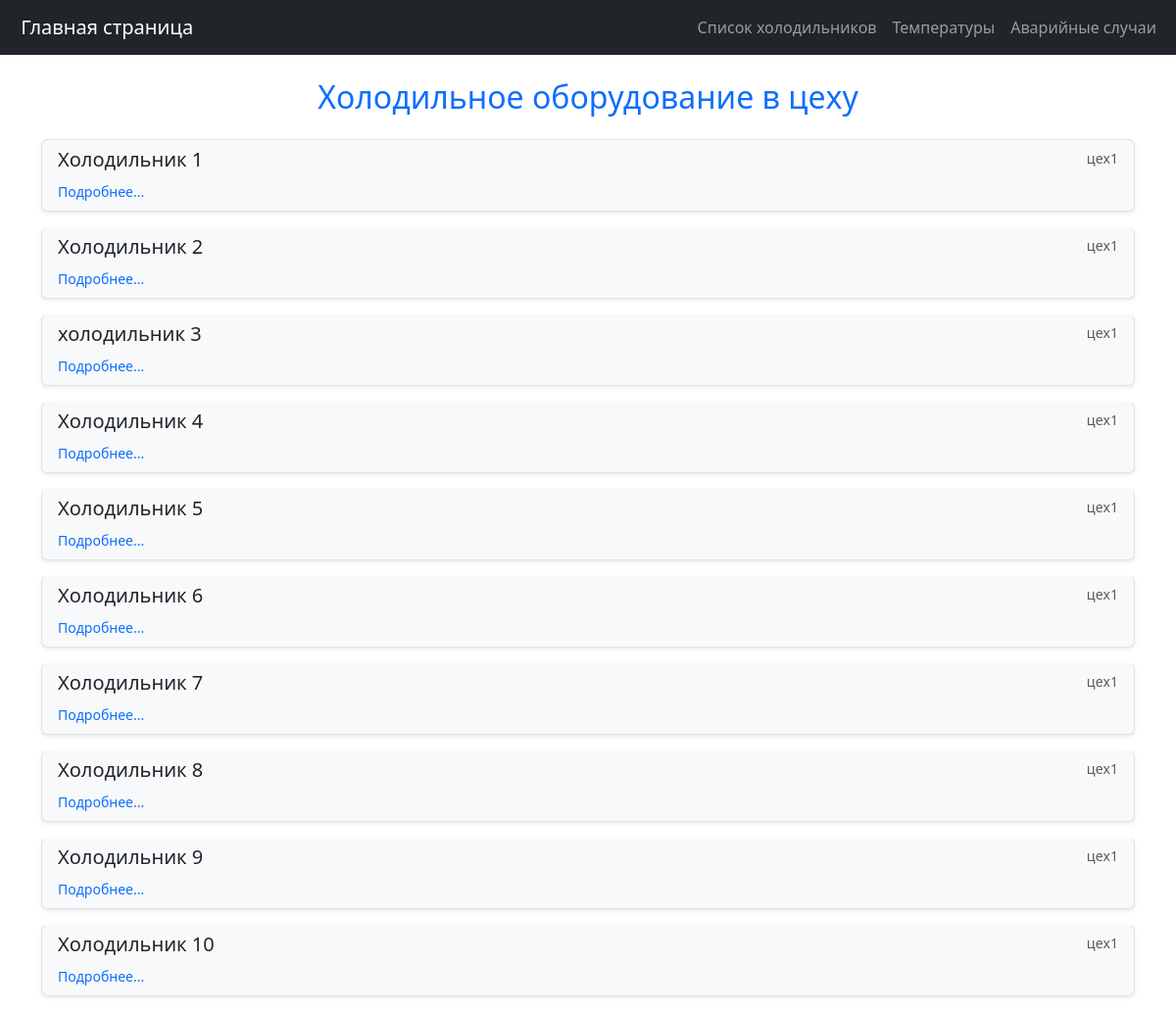
The app's page /, older data.
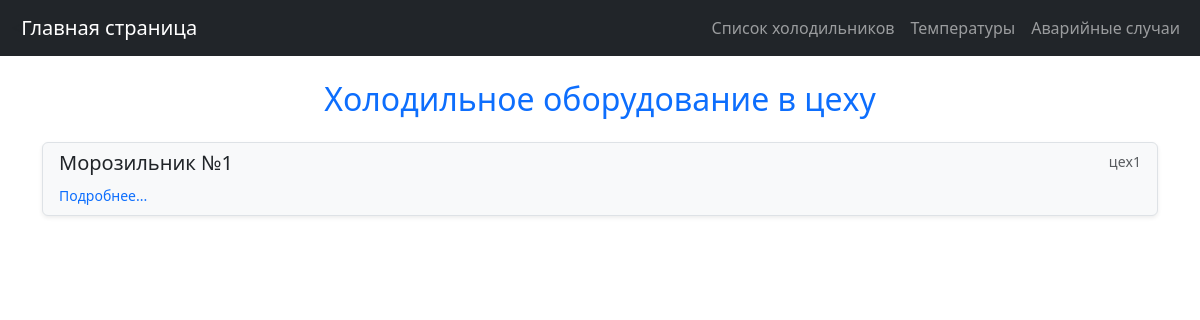
The same page, newer data.
### fr1/models.py (models this page shows, shortened)
class Fridge(models.Model):
    name = models.CharField(max_length=100)  # Название холодильника
    location = models.CharField(max_length=255, blank=True, null=True)  # Местоположение холодильника (опционально)
    image = models.ImageField(upload_to='fridges/', null=True, blank=True)  # Поле для изображения

### fr1/views.py (the view)
# urls.py: path('', views.fridge_list, name='fridge_list'),  # Список холодильников
def fridge_list(request):
    fridges = Fridge.objects.all()
    return render(request, 'fr1/fridge_list.html', {'fridges': fridges})

### fr1/templates/fr1/fridge_list.html (shortened to what this page needs)
{% extends 'base.html' %}
{% block content %}
<h2 class="mb-4 text-center text-primary">Холодильное оборудование в цеху</h2>
<div class="list-group">
    {% for fridge in fridges %}
    <a href="{% url 'fridge_detail' fridge.id %}" class="list-group-item list-group-item-action flex-column align-items-start shadow-sm mb-3 rounded" style="background-color: #f8f9fa;">
        <div class="d-flex w-100 justify-content-between">
            <h5 class="mb-1 text-dark">{{ fridge.name }}</h5>
            <small class="text-muted">{{ fridge.location }}</small>
        </div>
        <small class="text-primary">Подробнее...</small>
    </a>
    {% empty %}
    <p>No fridges available.</p>
    {% endfor %}
</div>
{% endblock %}

### templates/base.html (shortened to what this page needs)
<!DOCTYPE html>
<html lang="en">
<head>
    <link href="https://cdn.jsdelivr.net/npm/bootstrap@5.3.0-alpha1/dist/css/bootstrap.min.css" rel="stylesheet">
</head>
<body>
<nav class="navbar navbar-expand-lg navbar-dark bg-dark">
    <div class="container-fluid">
        <<a class="navbar-brand" href="{% url 'daily_temperatures' %}">Главная страница</a>
        <div class="collapse navbar-collapse" id="navbarSupportedContent">
            <ul class="navbar-nav ms-auto mb-2 mb-lg-0">
                <li class="nav-item">
                    <a class="nav-link" href="{% url 'fridge_list' %}">Список холодильников</a>
                </li>
                <li class="nav-item">
                    <a class="nav-link" href="{% url 'daily_temperatures' %}">Температуры</a>
                </li>
                <li class="nav-item">
                    <a class="nav-link" href="{% url 'emergencies' %}">Аварийные случаи</a>
                </li>
            </ul>
        </div>
    </div>
</nav>
<div class="container mt-4">
    {% block content %}
    {% endblock %}
</div>
</body>
</html>

Row changes from the older to the newer data that the page shows:
removed Fridge: name "Холодильник 2", location "цех1"
removed Fridge: name "холодильник 3", location "цех1"
removed Fridge: name "Холодильник 4", location "цех1"
removed Fridge: name "Холодильник 5", location "цех1"
removed Fridge: name "Холодильник 6", location "цех1"
removed Fridge: name "Холодильник 7", location "цех1"
removed Fridge: name "Холодильник 8", location "цех1"
removed Fridge: name "Холодильник 9", location "цех1"
removed Fridge: name "Холодильник 10", location "цех1"
changed Fridge "цех1": name "Холодильник 1" → "Морозильник №1"
